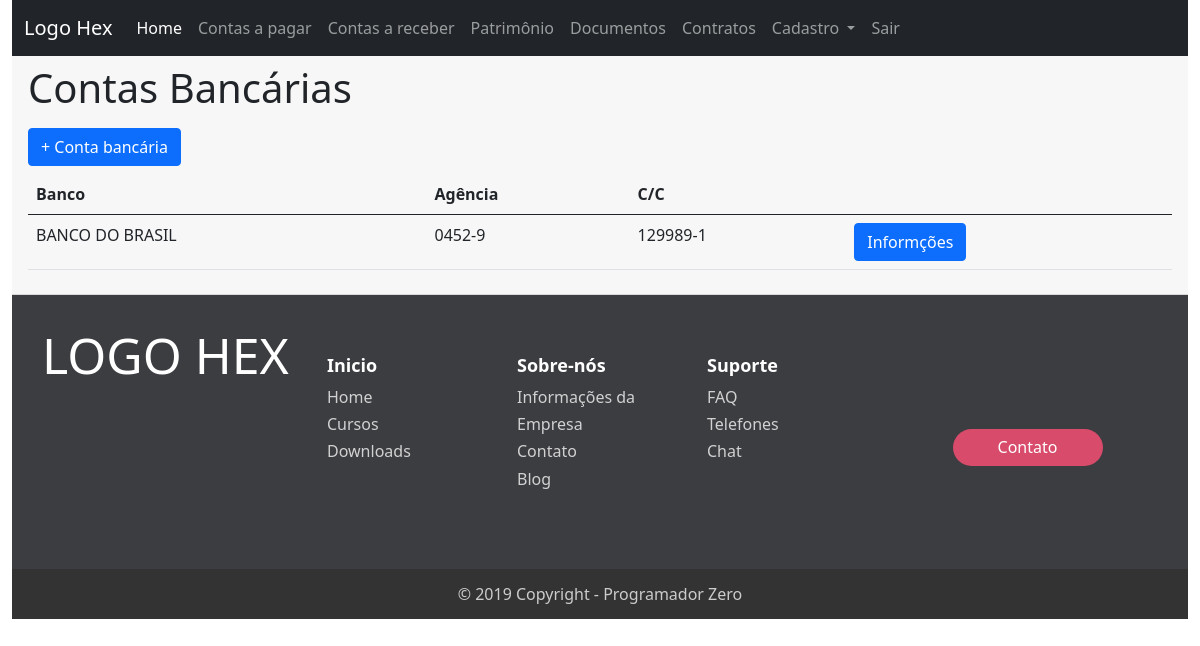
The app's page /banco/ (signed in) with its own data.
### banco/models.py (models this page shows, shortened)
class Banco(models.Model):
	banco = models.CharField('Banco', max_length=100)
	ag = models.CharField('Agência', max_length=100)
	cc = models.CharField('C/C', max_length=100)
	gerente = models.CharField('Gerente', max_length=100)
	contato = models.CharField('Contato', max_length=100)
	tel = models.CharField('Telefone', max_length=100)
	email = models.EmailField('e-mail')
	obs = models.TextField('Observação',null=True, blank=True)

### banco/views.py (the view)
# urls.py: path('banco/', views.banco, name='banco'),
@login_required
def banco(request):
    banco_list = Banco.objects.all().order_by('banco')
    paginator = Paginator(banco_list, 10)
    page = request.GET.get('page')
    banco = paginator.get_page(page)
    query = request.GET.get('q')
    if query:
        banco = Contas.objects.filter(
            Q(banco__icontains=query)
            ).distinct()
    return render(request, 'banco/banco.html',{'banco': banco})

### banco/templates/banco/banco.html (shortened to what this page needs)
{% extends 'base.html' %}
{% block content %}
<div class="card-header card-body-t ">
<div>
  <h1>Contas Bancárias</h1>
    <nav class="navbar">
      <div>
        <a href="{% url 'bancoAdd'%}"><button class=" btn btn-primary"> + Conta bancária</button></a>
      </div>
    </nav>
    <table class="table">
      <thead>
        <tr>
          <th>Banco</th>
          <th>Agência</th>
          <th>C/C</th>
          <th></th>
        </tr>
      </thead>
      <tbody>
      {% for banco in banco %}
        <tr>
          <td>{{banco.banco}}</td>
          <td>{{banco.ag}}</td>
          <td>{{banco.cc}}</td>
          <td class="btn-list">
            <button type="button" class="btn btn-primary" data-bs-toggle="modal" data-bs-target="#exampleModal">Informções</button>
          </td>
      {% endfor %}
      </tbody>
    </table>
</div>
</div>
{% endblock%}

### records on screen
Banco: banco "BANCO DO BRASIL", ag "0452-9", cc "129989-1"
